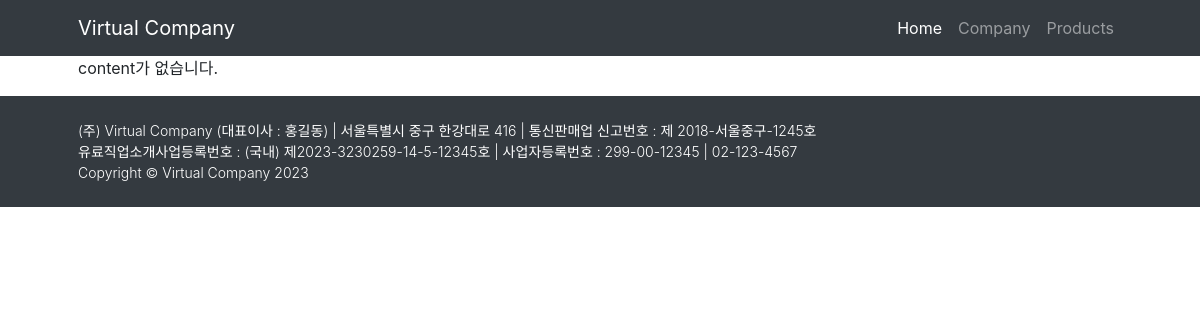
The app's page /mysite/products/, older data.
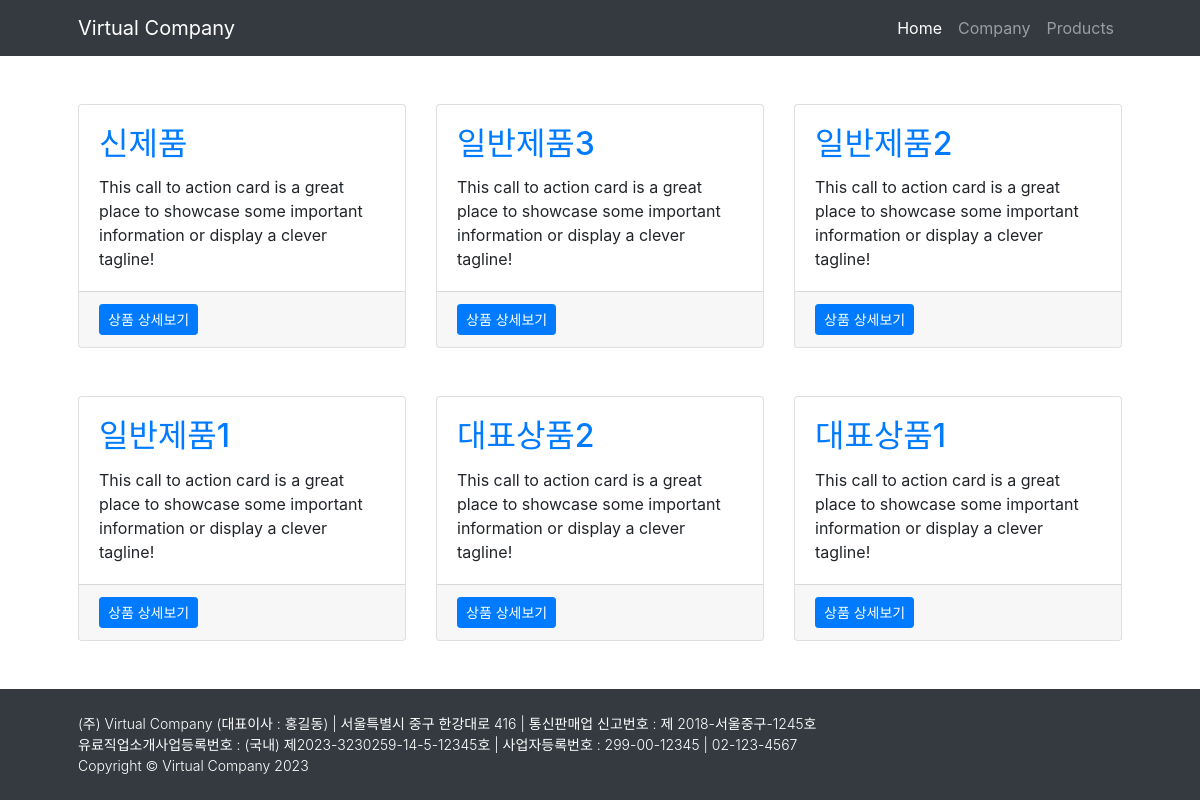
The same page, newer data.
### mysite/models.py (models this page shows)
class Product(models.Model):
    title = models.CharField(max_length=200)
    image = models.ImageField(upload_to='pics/%y%m/%d/',  null=True)
    sub_content = models.CharField(max_length=200, default='', null=True)
    content = models.TextField()
    pub_date = models.DateTimeField('date published')
    isMain = models.BooleanField()

### mysite/views.py (the view)
# urls.py: path('products/', views.products),
def products(req):
    content_list = Product.objects.order_by('-pub_date')
    context = {'content_list': content_list}
    return render(req, 'mysite/products_info.html', context)

### templates/mysite/products_info.html
{% extends 'base.html' %}
{% block content %}
<div class="container px-4 px-lg-5">
    {% if content_list %}
    <div class="row gx-4 gx-lg-5 pt-5">
        {% for content in content_list %}
            <div class="col-md-4 mb-5">
                <div class="card h-100">
                    <div class="card-body">
                        <h2 class="card-title"><a href="/mysite/{{content.id}}/">{{content.title}}</a></h2>
                        <p class="card-text">{{content.sub_content}}</p>
                    </div>
                    <div class="card-footer"><a class="btn btn-primary btn-sm" href="#!">상품 상세보기</a></div>
                </div>
            </div>
        {% endfor %}
    </div>
    {% else %}
        <p>content가 없습니다.</p>
    {% endif %}
</div>
{% endblock %}

### templates/base.html (shortened to what this page needs)
<!DOCTYPE html>
{% load static %}
<html lang="en">
    <head>
        <link rel="stylesheet" type="text/css" href="{% static 'styles.css' %}"/>
        <link rel="stylesheet" type="text/css" href="{% static 'bootstrap.min.css' %}"/>
    </head>
    <body>
        {% include "navbar.html" %}
        {% block content %}
        {% endblock %}
        {% include "footer.html" %}
    </body>
</html>

### templates/navbar.html (shortened to what this page needs)
<nav class="navbar navbar-expand-lg navbar-dark bg-dark">
    <div class="container px-5">
        <a class="navbar-brand" href="/">Virtual Company</a>
        <div class="collapse navbar-collapse" id="navbarSupportedContent">
            <ul class="navbar-nav ms-auto mb-2 mb-lg-0">
                <li class="nav-item"><a class="nav-link active" aria-current="page" href="/">Home</a></li>
                <li class="nav-item"><a class="nav-link" href="/company/">Company</a></li>
                <li class="nav-item"><a class="nav-link" href="/mysite/">Products</a></li>
            </ul>
        </div>
    </div>
</nav>

### templates/footer.html
<footer class="py-4 bg-dark">
    <div class="container px-4 px-lg-5">
        <p class="m-0 text-white small fw-light">(주) Virtual Company (대표이사 : 홍길동) | 서울특별시 중구 한강대로 416 | 통신판매업 신고번호 : 제 2018-서울중구-1245호</p>
        <p class="m-0 text-white small fw-light">유료직업소개사업등록번호 : (국내) 제2023-3230259-14-5-12345호 | 사업자등록번호 : 299-00-12345 | 02-123-4567</p>
        <p class="m-0 text-white small fw-light">Copyright © Virtual Company 2023</p>
    </div>
</footer>

Row changes from the older to the newer data that the page shows:
added Product: title "신제품", sub_content "This call to action card is a great place to showcase some important information or display a clever tagline!"
added Product: title "일반제품3", sub_content "This call to action card is a great place to showcase some important information or display a clever tagline!"
added Product: title "일반제품2", sub_content "This call to action card is a great place to showcase some important information or display a clever tagline!"
added Product: title "일반제품1", sub_content "This call to action card is a great place to showcase some important information or display a clever tagline!"
added Product: title "대표상품2", sub_content "This call to action card is a great place to showcase some important information or display a clever tagline!"
added Product: title "대표상품1", sub_content "This call to action card is a great place to showcase some important information or display a clever tagline!"
Text that changed along with them:
text no longer shown: "content가 없습니다."
